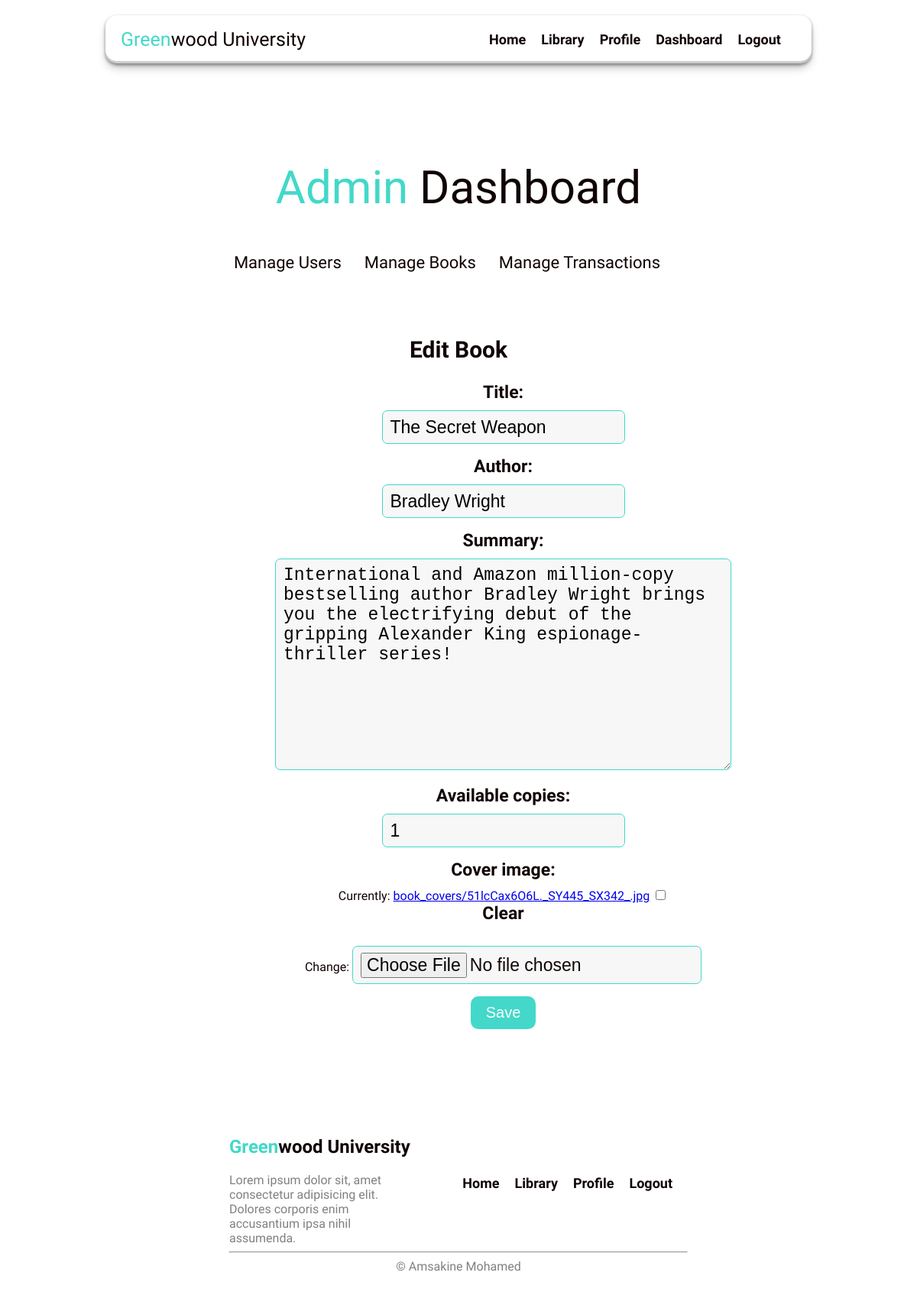
Screenshot of /books/edit/2/ (signed in) with the database file from the repository.
### myapp/models.py (models this page shows, shortened)
class Book(models.Model):
    title = models.CharField(max_length=200)
    author = models.CharField(max_length=100)
    summary = models.TextField()
    available_copies = models.IntegerField(default=0)
    cover_image = models.ImageField(upload_to='book_covers/', null=True, blank=True)

### myapp/views/admin_dashboard.py (the view)
# urls.py: path('books/edit/<int:book_id>/', edit_book, name='edit_book'),
@login_required
@staff_member_required
def edit_book(request, book_id):
    book = get_object_or_404(Book, pk=book_id)
    if request.method == 'POST':
        form = BookForm(request.POST, request.FILES, instance=book)
        if form.is_valid():
            form.save()
            return redirect('book_list')
    else:
        form = BookForm(instance=book)
    return render(request, 'myapp/book_form.html', {'form': form})

### myapp/forms.py
class BookForm(forms.ModelForm):
    class Meta:
        model = Book
        fields = ['title', 'author', 'summary', 'available_copies', 'cover_image']

### myapp/templates/myapp/book_form.html (shortened to what this page needs)
{% extends 'myapp/admin_dashboard.html' %}
{% block dashboard %}
    <h2 class="dash-title">{% if form.instance.pk %}Edit Book{% else %}Add Book{% endif %}</h2>
    <form method="post" enctype="multipart/form-data">
        {{ form.as_p }}
        <button class="dash-button" type="submit" class="btn btn-primary">Save</button>
    </form>
{% endblock %}

### myapp/static/myapp/style.css (style rules this page uses)
body { margin: 0; height: 100vh; position: relative; font-family: "Overpass", sans-serif; font-optical-sizing: auto; font-style: normal; color: #100303; }

### myapp/static/myapp/dashboard.css (style rules this page uses)
.dash-title { font-size: 30px; text-align: center; }
.dash-button, .dash-delete-button { background-color: #43d8c9; border-radius: 10px; padding: 10px 20px; color: white; border: none; font-size: 20px; cursor: pointer; text-decoration: none; }
label, input, textarea, select { font-size: 23px; }
label { font-weight: 600; color: #100303; display: block; margin-bottom: 10px; }
input, textarea, select { border: 1px solid #43d8c9; background-color: #f7f7f7; border-radius: 7px; padding: 7.5px 10px; }
form { width: fit-content; text-align: center; margin: auto; }

### rows the page displays
Book: title "The Secret Weapon", author "Bradley Wright", summary "International and Amazon million-copy bestselling author Bradley Wright brings you the electrifying debut of the gripping Alexander King espionage-thriller series!", available_copies "1"
